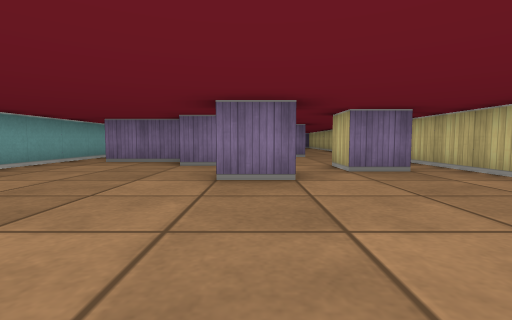
View 1 (above)

14 first-person views from a walk through a cub3D maze. The camera is about half as high as the walls, tilts 4° down and sees 85° across. The floor is counted in squares. Each view is taken from the middle of a square. On the plan, view 1 faces up. The plan holds only what a view shows up to about 9 squares ahead; the rest is blank.

View 2
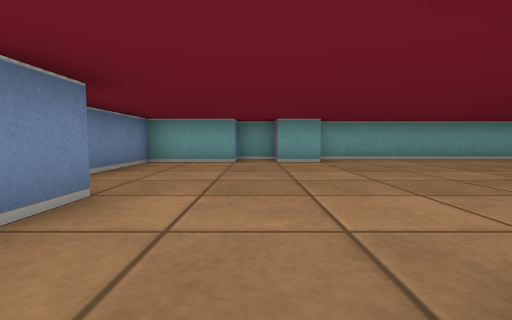

View 3
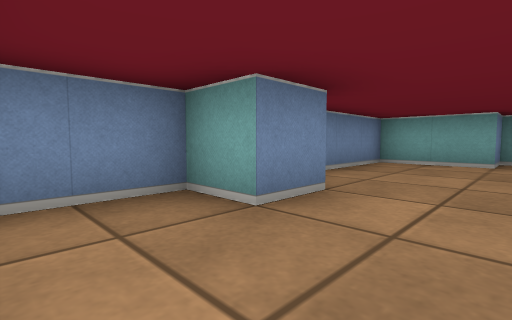

View 4
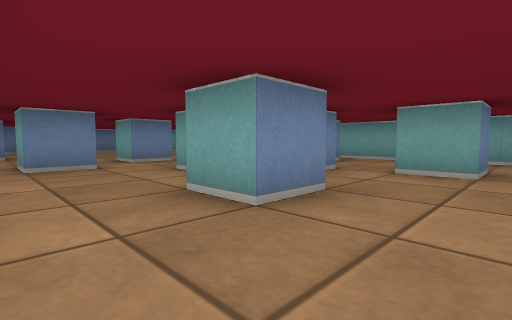

View 5
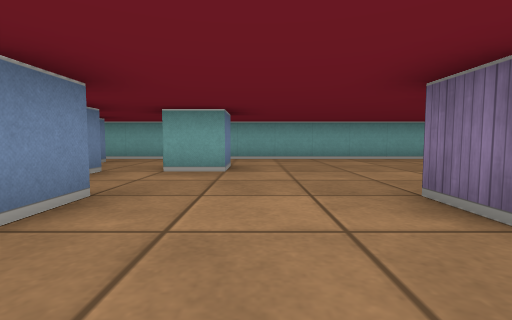

View 6
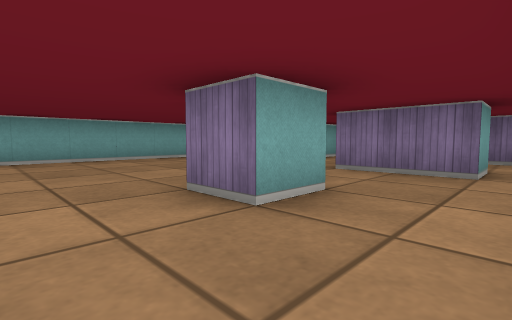

View 7
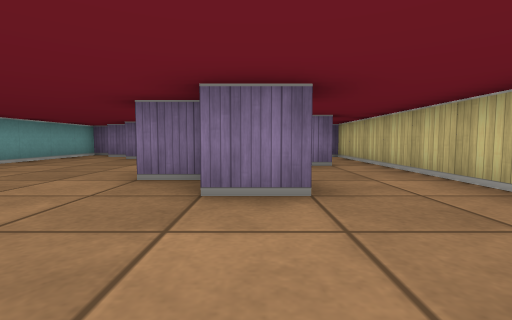

View 8
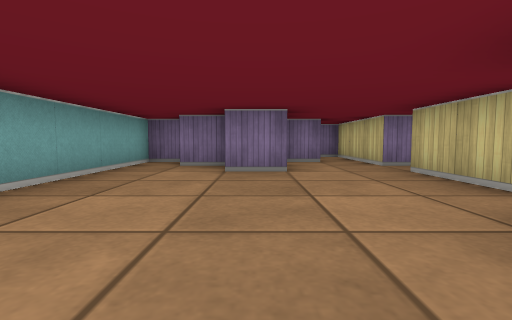

View 9
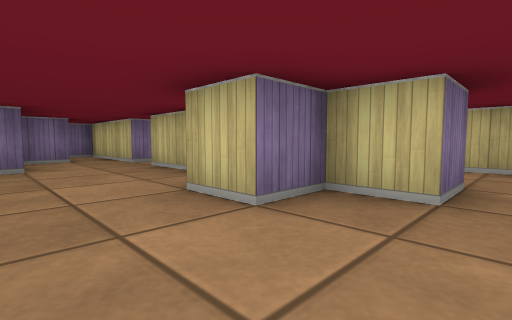

View 10
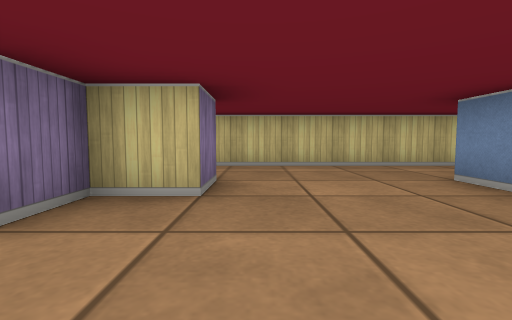

View 11
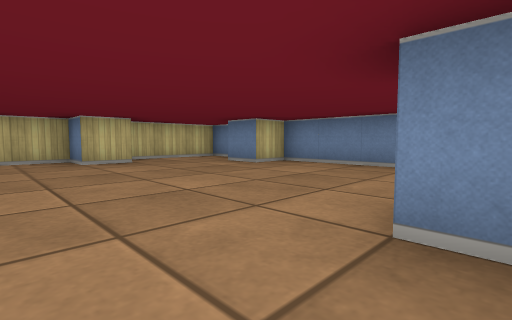

View 12
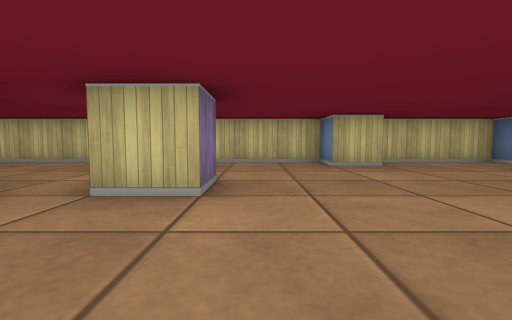

View 13
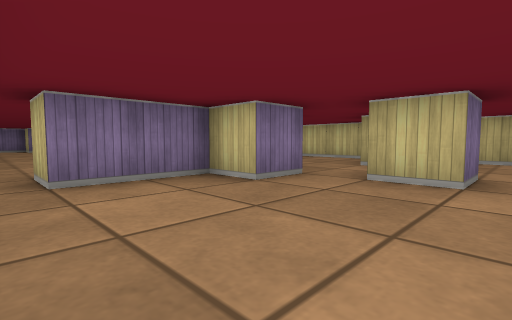

View 14
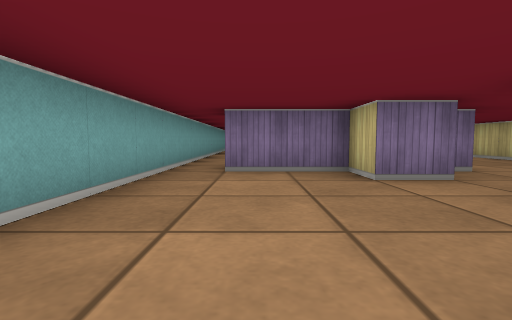

### Floor plan
Ten units are one square. View 1 is at (0, 0); x grows to the right and y downward. Boxes are objects, and circles mark ways between rooms. Rooms are numbered by the first view taken in them; rooms with no view inside come last. Other rooms are left out.
<svg viewBox="-50 -220 90 250">
<path fill="none" stroke="#000" d="M4 -95 15 -95 15 -85 11 -85M6 -65 1 -65M-16 -85 -11 -85M-4 -55 -15 -55 -15 -65 -35 -65 -35 -75M15 -55 25 -55 25 -45 15 -45 15 -55M-25 -105 -15 -105 -15 -95M-5 -45 5 -45 5 -35 -5 -35 -5 -45M15 -136 15 -125 5 -125 5 -135 -5 -135 -5 -145M-40 -15 -35 -15 -35 -5 -45 -5 -45 5 -35 5 -35 25 5 25 5 15 15 15 15 25 35 25 35 -1M15 -155 5 -155 5 -175M25 -4 25 -15 35 -15 35 -145M-14 -175 -25 -175M15 -185 5 -185 5 -215 -1 -215M-25 -185 -35 -185M-15 -191 -15 -185M-4 -195 -14 -195M-38 -195 -45 -195 -45 -18M25 -165 25 -155 15 -155M35 -145 35 -185 15 -185"/>
<circle cx="10" cy="-150" r="3" fill="#2a7"/>
<circle cx="10" cy="-180" r="3" fill="#2a7"/>
<circle cx="25" cy="-135" r="3" fill="#2a7"/>
<text x="0" y="-80">1</text>
<text x="30" y="-170">2</text>
</svg>
Room 1 opens to room 2.

Where each view was taken, in squares from view 1:
view 1: 0 up, 0 right, facing up
view 2: 0 up, 3 right, facing left
view 3: 0 up, 3 right, facing down-left
view 4: 11 up, 3 right, facing down-left
view 5: 11 up, 3 right, facing left
view 6: 11 up, 3 right, facing up-left
view 7: 10 up, 1 right, facing up
view 8: 13 up, 2 left, facing up
view 9: 12 up, 2 left, facing up-right
view 10: 12 up, 2 left, facing right
view 11: 3 up, 4 left, facing down-right
view 12: 3 up, 3 left, facing right
view 13: 3 up, 4 left, facing up-right
view 14: 2 up, 3 left, facing up
